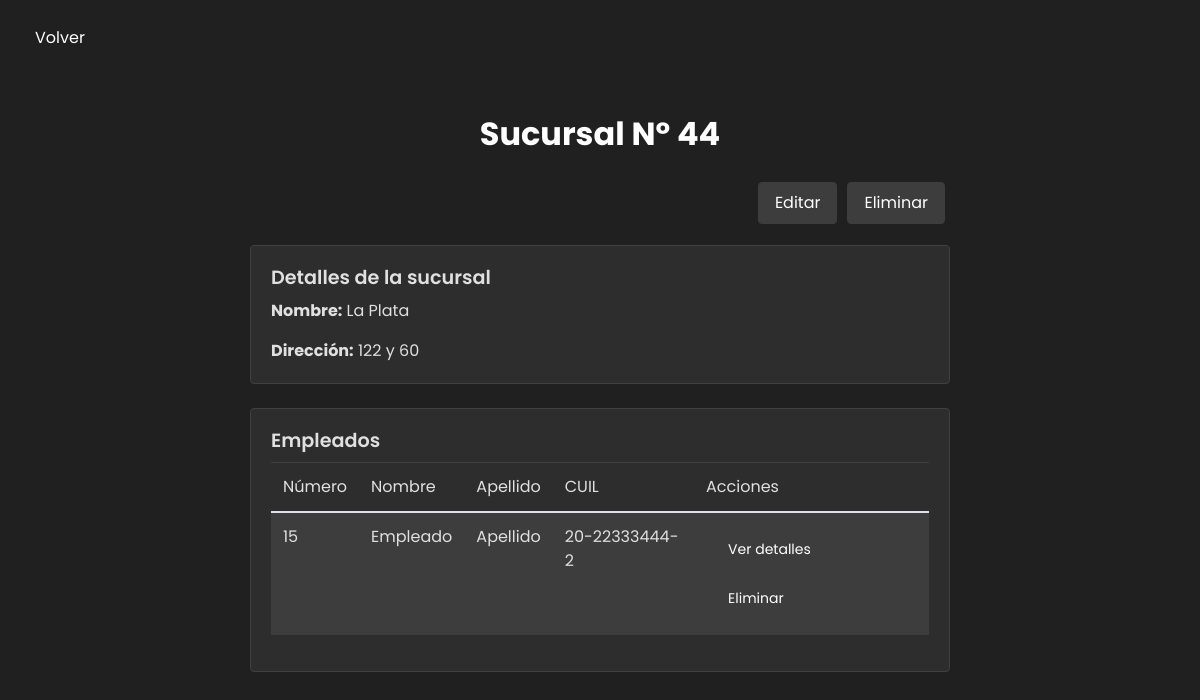
Before: /detalle-sucursal/44/ (signed in) with the older database file.
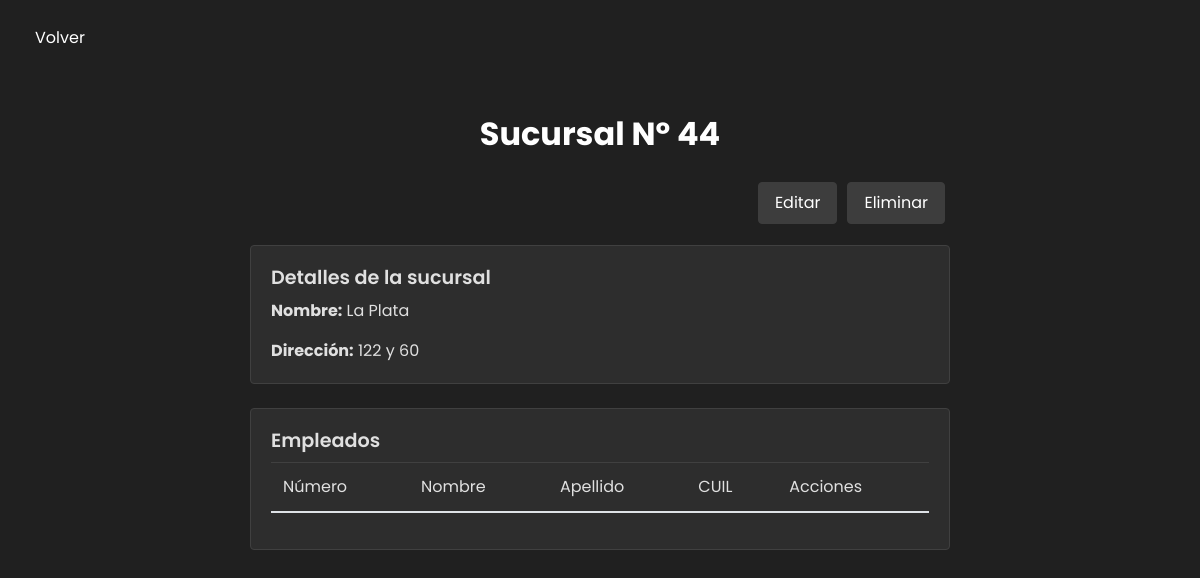
After: the same page with the newer database file.
### vista_usuario/models.py (models this page shows)
class User(AbstractUser):
    email = models.EmailField(blank=True,default="")
    dni = models.CharField(max_length=8)
    fecha_nacimiento = models.DateField()
    cuil = models.CharField(max_length=13,default="")
    sucursal = models.ForeignKey(Sucursal, on_delete=models.SET_NULL,default="", null=True)

### ferreplus/modulos/modulos_inicio_sesion.py (the view)
    def wrapper(request, *args, **kwargs):
        if not request.user.is_authenticated or not request.user.is_superuser:
            return HttpResponse("No tienes permiso para acceder a esta página.")
        return view_func(request, *args, **kwargs)

### ferreplus/modulos/modulos_inicio_sesion.py (called while the page is built)
def admin_required(view_func):
    def wrapper(request, *args, **kwargs):
        if not request.user.is_authenticated or not request.user.is_superuser:
            return HttpResponse("No tienes permiso para acceder a esta página.")
        return view_func(request, *args, **kwargs)
    return wrapper

### vista_administrador/views.py (called while the page is built)
@login_required
@admin_required
def detalle_sucursal(request, sucursal_id):
    a_ver = Sucursal.objects.get(id=sucursal_id)
    empleados_de_sucursal = User.objects.filter(
        is_staff=1, is_active=1).filter(sucursal_id=sucursal_id)
    return render(request, os.path.join(TEMPLATE_DIR, 'detalle_sucursal.html'), {'sucursal': a_ver, 'empleados': empleados_de_sucursal})

### vista_usuario/middelwares/middelware.py (called while the page is built)
    def __call__(self, request):
        response = self.get_response(request)
        if request.path == reverse('cerrar_sesion') and request.user.is_authenticated:
            return redirect('inicio')  # Redirige a la página de inicio después de cerrar sesión
        return response

### templates/vista_administrador/detalle_sucursal.html (shortened to what this page needs)
<!DOCTYPE html>
<html lang="es">
<head>
    <link href="https://stackpath.bootstrapcdn.com/bootstrap/4.5.2/css/bootstrap.min.css" rel="stylesheet">
    <link href="https://cdn.jsdelivr.net/npm/bootstrap-icons@1.10.3/font/bootstrap-icons.css" rel="stylesheet">
    <link href='https://unpkg.com/boxicons@2.1.4/css/boxicons.min.css' rel='stylesheet'>
    {% load static %}
    <link rel="stylesheet" type="text/css" href="{% static 'css/ver_sucursales.css' %}">
</head>
<body>
    <div class="custom-container">
        <button id="BotonVolver" class="btn btn-secondary">
          <a href="{% url 'ver-sucursales' %}">
            <i class='bx bx-chevron-left'>
              <span>Volver</span>
            </i>
          </a>
        </button>
    </div>
    <div class="container">
        <div class="mb-3 text-center">
            <h1>Sucursal Nº {{ sucursal.id }}</h1>
        </div>
        <div class="d-flex justify-content-end mb-3">
            <a href="{% url 'editar-sucursal' sucursal.id %}" class="btn btn-primary me-2">
                 Editar
            </a>
            <button class="btn btn-danger" onclick="confirmarEliminacionSucursal('{{ sucursal.id }}')">
                 Eliminar
            </button>
        </div>
        <div class="card mb-4">
            <div class="card-body">
                <h5 class="card-title">Detalles de la sucursal</h5>
                <p class="card-text"><strong>Nombre:</strong> {{ sucursal.nombre }}</p>
                <p class="card-text"><strong>Dirección:</strong> {{ sucursal.direccion }}</p>
            </div>
        </div>
        <div class="card">
            <div class="card-body">
                <h5 class="card-title">Empleados</h5>
                <div class="table-responsive">
                    <table class="table table-striped table-hover">
                        <thead>
                            <tr>
                                <th scope="col">Número</th>
                                <th scope="col">Nombre</th>
                                <th scope="col">Apellido</th>
                                <th scope="col">CUIL</th>
                                <th scope="col">Acciones</th>
                            </tr>
                        </thead>
                        <tbody>
                            {% for empleado in empleados %}
                                <tr>
                                    <td>{{ empleado.id }}</td>
                                    <td>{{ empleado.first_name }}</td>
                                    <td>{{ empleado.last_name }}</td>
                                    <td>{{ empleado.cuil }}</td>
                                    <td>
                                        <a href="#" class="btn btn-sm btn-primary">
                                             Ver detalles
                                        </a>
                                        <button class="btn btn-sm btn-danger" onclick="confirmarEliminacionEmpleado('{{ empleado.id }}')">
                                             Eliminar
                                        </button>
                                    </td>
                                </tr>
                            {% endfor %}
                        </tbody>
                    </table>
                </div>
            </div>
        </div>
    </div>
</body>
</html>

Changed rows visible on the page:
no longer on this page (row edited): User: id "15", first_name "Empleado", last_name "Apellido", cuil "20-22333444-2"
